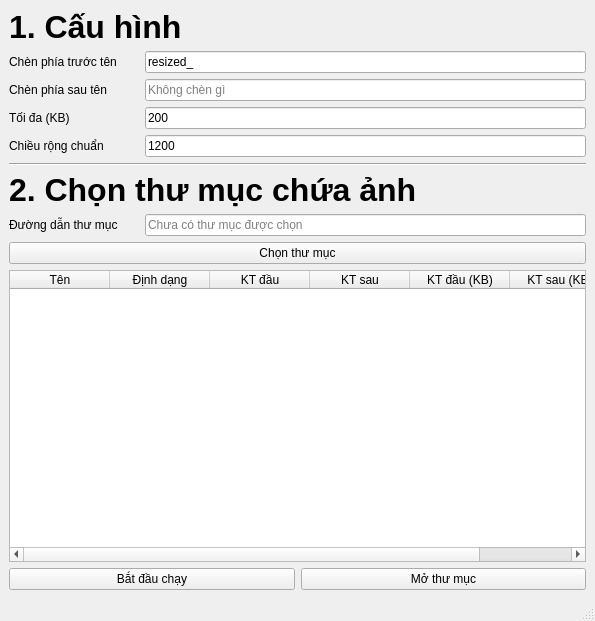
<?xml version="1.0" encoding="UTF-8"?>
<ui version="4.0">
 <class>MainWindow</class>
 <widget class="QMainWindow" name="MainWindow">
  <property name="geometry">
   <rect>
    <x>0</x>
    <y>0</y>
    <width>595</width>
    <height>621</height>
   </rect>
  </property>
  <property name="windowTitle">
   <string>MainWindow</string>
  </property>
  <widget class="QWidget" name="centralwidget">
   <layout class="QVBoxLayout" name="verticalLayout">
    <item>
     <layout class="QVBoxLayout" name="config_layout">
      <item>
       <widget class="QLabel" name="config_lb_heading">
        <property name="font">
         <font>
          <pointsize>24</pointsize>
          <weight>75</weight>
          <bold>true</bold>
         </font>
        </property>
        <property name="text">
         <string>1. Cấu hình</string>
        </property>
       </widget>
      </item>
      <item>
       <layout class="QHBoxLayout" name="horizontalLayout_4">
        <item>
         <widget class="QLabel" name="label_4">
          <property name="minimumSize">
           <size>
            <width>130</width>
            <height>0</height>
           </size>
          </property>
          <property name="text">
           <string>Chèn phía trước tên</string>
          </property>
         </widget>
        </item>
        <item>
         <widget class="QLineEdit" name="config_le_prefix">
          <property name="text">
           <string>resized_</string>
          </property>
          <property name="placeholderText">
           <string>Không chèn gì</string>
          </property>
         </widget>
        </item>
       </layout>
      </item>
      <item>
       <layout class="QHBoxLayout" name="horizontalLayout">
        <item>
         <widget class="QLabel" name="label">
          <property name="minimumSize">
           <size>
            <width>130</width>
            <height>0</height>
           </size>
          </property>
          <property name="text">
           <string>Chèn phía sau tên</string>
          </property>
         </widget>
        </item>
        <item>
         <widget class="QLineEdit" name="config_le_postfix">
          <property name="text">
           <string/>
          </property>
          <property name="placeholderText">
           <string>Không chèn gì</string>
          </property>
         </widget>
        </item>
       </layout>
      </item>
      <item>
       <layout class="QHBoxLayout" name="horizontalLayout_7">
        <item>
         <widget class="QLabel" name="label_5">
          <property name="minimumSize">
           <size>
            <width>130</width>
            <height>0</height>
           </size>
          </property>
          <property name="text">
           <string>Tối đa (KB)</string>
          </property>
         </widget>
        </item>
        <item>
         <widget class="QLineEdit" name="config_le_max_size_kb">
          <property name="text">
           <string>200</string>
          </property>
          <property name="placeholderText">
           <string>200</string>
          </property>
         </widget>
        </item>
       </layout>
      </item>
      <item>
       <layout class="QHBoxLayout" name="horizontalLayout_6">
        <item>
         <widget class="QLabel" name="label_2">
          <property name="minimumSize">
           <size>
            <width>130</width>
            <height>0</height>
           </size>
          </property>
          <property name="text">
           <string>Chiều rộng chuẩn</string>
          </property>
         </widget>
        </item>
        <item>
         <widget class="QLineEdit" name="config_le_standard_width">
          <property name="text">
           <string>1200</string>
          </property>
          <property name="placeholderText">
           <string>1200</string>
          </property>
         </widget>
        </item>
       </layout>
      </item>
     </layout>
    </item>
    <item>
     <widget class="Line" name="line_2">
      <property name="orientation">
       <enum>Qt::Horizontal</enum>
      </property>
     </widget>
    </item>
    <item>
     <layout class="QVBoxLayout" name="browse_layout">
      <item>
       <widget class="QLabel" name="browse_lb_heading">
        <property name="font">
         <font>
          <pointsize>24</pointsize>
          <weight>75</weight>
          <bold>true</bold>
         </font>
        </property>
        <property name="text">
         <string>2. Chọn thư mục chứa ảnh</string>
        </property>
       </widget>
      </item>
      <item>
       <layout class="QHBoxLayout" name="horizontalLayout_3">
        <item>
         <widget class="QLabel" name="label_3">
          <property name="minimumSize">
           <size>
            <width>130</width>
            <height>0</height>
           </size>
          </property>
          <property name="text">
           <string>Đường dẫn thư mục</string>
          </property>
         </widget>
        </item>
        <item>
         <widget class="QLineEdit" name="browse_le_path">
          <property name="readOnly">
           <bool>true</bool>
          </property>
          <property name="placeholderText">
           <string>Chưa có thư mục được chọn</string>
          </property>
         </widget>
        </item>
       </layout>
      </item>
      <item>
       <widget class="QPushButton" name="browse_btn_browse">
        <property name="text">
         <string>Chọn thư mục</string>
        </property>
        <property name="icon">
         <iconset theme="list-add">
          <normaloff>.</normaloff>.</iconset>
        </property>
       </widget>
      </item>
      <item>
       <widget class="QTableWidget" name="browse_tbv_info">
        <property name="selectionMode">
         <enum>QAbstractItemView::SingleSelection</enum>
        </property>
        <property name="selectionBehavior">
         <enum>QAbstractItemView::SelectRows</enum>
        </property>
        <property name="columnCount">
         <number>6</number>
        </property>
        <attribute name="horizontalHeaderCascadingSectionResizes">
         <bool>false</bool>
        </attribute>
        <attribute name="horizontalHeaderMinimumSectionSize">
         <number>25</number>
        </attribute>
        <attribute name="horizontalHeaderDefaultSectionSize">
         <number>100</number>
        </attribute>
        <attribute name="horizontalHeaderShowSortIndicator" stdset="0">
         <bool>true</bool>
        </attribute>
        <attribute name="horizontalHeaderStretchLastSection">
         <bool>false</bool>
        </attribute>
        <column>
         <property name="text">
          <string>Tên</string>
         </property>
        </column>
        <column>
         <property name="text">
          <string>Định dạng</string>
         </property>
         <property name="textAlignment">
          <set>AlignCenter</set>
         </property>
        </column>
        <column>
         <property name="text">
          <string>KT đầu</string>
         </property>
        </column>
        <column>
         <property name="text">
          <string>KT sau</string>
         </property>
        </column>
        <column>
         <property name="text">
          <string>KT đầu (KB)</string>
         </property>
        </column>
        <column>
         <property name="text">
          <string>KT sau (KB)</string>
         </property>
        </column>
       </widget>
      </item>
      <item>
       <layout class="QHBoxLayout" name="horizontalLayout_8">
        <item>
         <widget class="QPushButton" name="browse_btn_start">
          <property name="styleSheet">
           <string notr="true"/>
          </property>
          <property name="text">
           <string>Bắt đầu chạy</string>
          </property>
         </widget>
        </item>
        <item>
         <widget class="QPushButton" name="browse_btn_open">
          <property name="styleSheet">
           <string notr="true"/>
          </property>
          <property name="text">
           <string>Mở thư mục</string>
          </property>
         </widget>
        </item>
       </layout>
      </item>
     </layout>
    </item>
   </layout>
  </widget>
  <widget class="QStatusBar" name="statusbar"/>
 </widget>
 <resources/>
 <connections/>
</ui>
